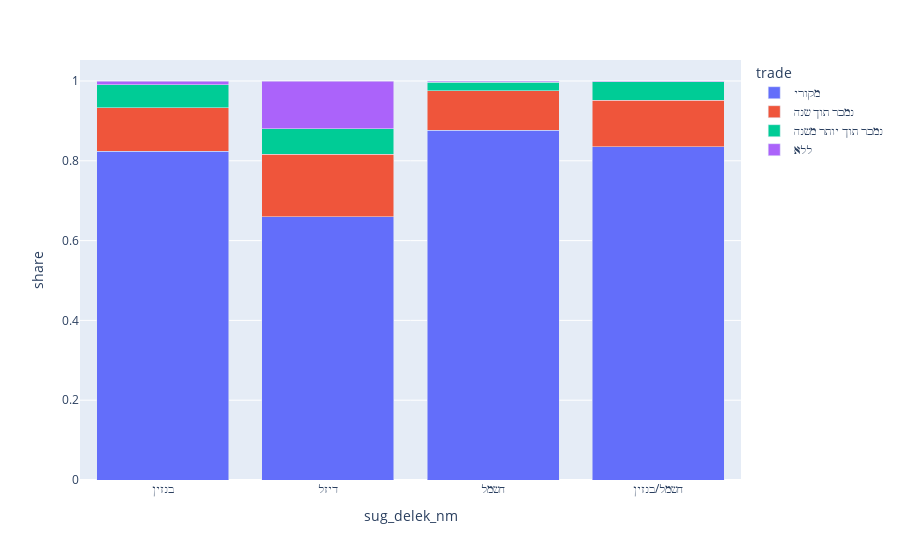

The notebook cell saved with this chart:
### Code cell
counts = df.query('year >= 2020').groupby('sug_delek_nm')['trade'].value_counts(normalize=True)
counts.name='share'
counts = counts.reset_index()

df_filtered = counts[~counts['sug_delek_nm'].isin(low_fuel_counts)]

fig = px.bar(df_filtered, x="sug_delek_nm", y="share", color="trade", barmode="stack")

fig.show()

### Figure 1 — Plotly figure (JSON) as saved in the notebook; plotly's stock layout.template omitted (floating-point values rounded to 4 significant figures)
{"data": [{"alignmentgroup": "True", "hovertemplate": "trade=מקורי<br>sug_delek_nm=%{x}<br>share=%{y}<extra></extra>", "legendgroup": "מקורי", "marker": {"color": "#636efa", "pattern": {"shape": ""}}, "name": "מקורי", "offsetgroup": "מקורי", "orientation": "v", "showlegend": true, "textposition": "auto", "type": "bar", "x": ["בנזין", "דיזל", "חשמל", "חשמל/בנזין"], "xaxis": "x", "y": [0.8241, 0.6593, 0.8772, 0.835], "yaxis": "y"}, {"alignmentgroup": "True", "hovertemplate": "trade=נמכר תוך שנה<br>sug_delek_nm=%{x}<br>share=%{y}<extra></extra>", "legendgroup": "נמכר תוך שנה", "marker": {"color": "#EF553B", "pattern": {"shape": ""}}, "name": "נמכר תוך שנה", "offsetgroup": "נמכר תוך שנה", "orientation": "v", "showlegend": true, "textposition": "auto", "type": "bar", "x": ["בנזין", "דיזל", "חשמל", "חשמל/בנזין"], "xaxis": "x", "y": [0.1092, 0.1567, 0.09793, 0.1162], "yaxis": "y"}, {"alignmentgroup": "True", "hovertemplate": "trade=נמכר תוך יותר משנה<br>sug_delek_nm=%{x}<br>share=%{y}<extra></extra>", "legendgroup": "נמכר תוך יותר משנה", "marker": {"color": "#00cc96", "pattern": {"shape": ""}}, "name": "נמכר תוך יותר משנה", "offsetgroup": "נמכר תוך יותר משנה", "orientation": "v", "showlegend": true, "textposition": "auto", "type": "bar", "x": ["בנזין", "דיזל", "חשמל", "חשמל/בנזין"], "xaxis": "x", "y": [0.05723, 0.06488, 0.02141, 0.04685], "yaxis": "y"}, {"alignmentgroup": "True", "hovertemplate": "trade=ללא<br>sug_delek_nm=%{x}<br>share=%{y}<extra></extra>", "legendgroup": "ללא", "marker": {"color": "#ab63fa", "pattern": {"shape": ""}}, "name": "ללא", "offsetgroup": "ללא", "orientation": "v", "showlegend": true, "textposition": "auto", "type": "bar", "x": ["בנזין", "דיזל", "חשמל", "חשמל/בנזין"], "xaxis": "x", "y": [0.009464, 0.1191, 0.00349, 0.001951], "yaxis": "y"}], "layout": {"barmode": "stack", "legend": {"title": {"text": "trade"}, "tracegroupgap": 0}, "margin": {"t": 60}, "xaxis": {"anchor": "y", "domain": [0, 1], "title": {"text": "sug_delek_nm"}}, "yaxis": {"anchor": "x", "domain": [0, 1], "title": {"text": "share"}}}}
